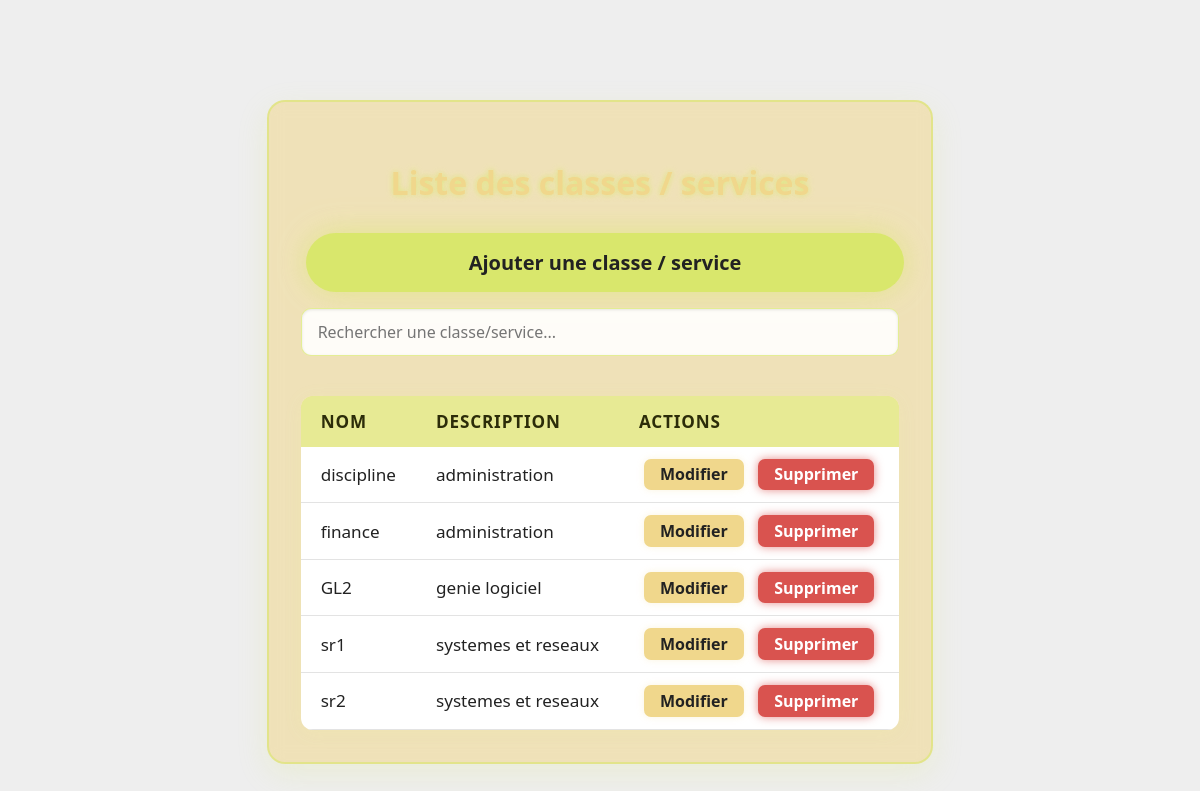
The page /php/liste_classes.php on the database its author committed.
### tables this page shows
CREATE TABLE `classes` (
  `id` int(11) NOT NULL,
  `nom_classe` varchar(255) DEFAULT NULL,
  `description` text DEFAULT NULL
);

### php/liste_classes.php (the view, shortened to what this page needs)
<?php
require_once '../includes/config.php';
$stmt = $pdo->query("SELECT * FROM classes ORDER BY nom_classe");
$classes = $stmt->fetchAll();
?>
<!DOCTYPE html>
<html lang="fr">
<head>
<link rel="stylesheet" href="../assets/css/style.css" />
</head>
<body>
<main>
<div class="form-container" style="max-width:1000px;">
    <h2>Liste des classes / services</h2>
    <a href="gestion_classe.php"><button id="btnAddClass" class="btn-connexion" style="margin-bottom:1rem;">Ajouter une classe / service</button></a>
    <div class="search-filter">
        <input type="text" id="searchInput" placeholder="Rechercher une classe/service...">
    </div>
    <table id="classesTable" style="width:100%;border-collapse:collapse;">
        <thead>
            <tr>
                <th class="sortable">Nom</th>
                <th class="sortable">Description</th>
                <th>Actions</th>
            </tr>
        </thead>
        <tbody>
        <?php foreach ($classes as $classe): ?>
        <tr>
            <td><?= htmlspecialchars($classe['nom_classe']) ?></td>
            <td><?= htmlspecialchars($classe['description']) ?></td>
            <td>
                <a href="gestion_classe.php?id=<?= $classe['id'] ?>" class="btn-connexion" style="padding:0.3rem 1rem;font-size:1rem;">Modifier</a>
                <a href="supprimer_classe.php?id=<?= $classe['id'] ?>" class="btn-connexion" style="background:#d9534f;color:#fff;padding:0.3rem 1rem;font-size:1rem;" onclick="return confirm('Confirmer la suppression?');">Supprimer</a>
            </td>
        </tr>
        <?php endforeach; ?>
        </tbody>
    </table>
</div>
</main>
</body>
</html>

### php/liste_classes.php (style rules this page uses)
.search-filter { display:flex; gap:1rem; margin-bottom:1rem; flex-wrap:wrap; }
.search-filter input, .search-filter select { padding:0.5rem; border:1px solid #ccc; border-radius:6px; }
th.sortable { cursor:pointer; }

### rows shown on the page
classes: nom_classe "discipline", description "administration"
classes: nom_classe "finance", description "administration"
classes: nom_classe "GL2", description "genie logiciel"
classes: nom_classe "sr1", description "systemes et reseaux"
classes: nom_classe "sr2", description "systemes et reseaux"
